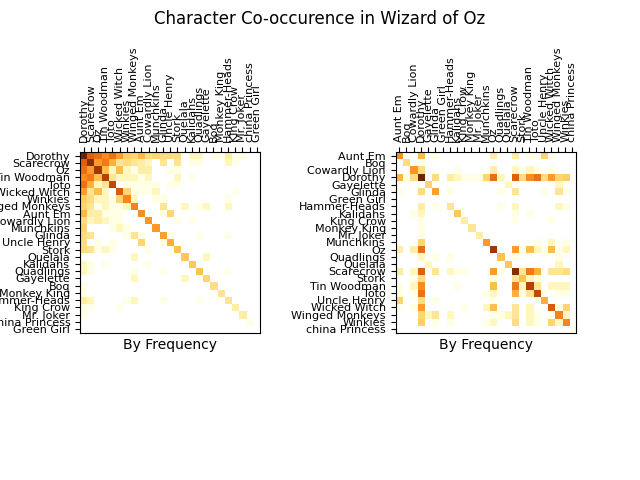

This chart was generated by the following Python code:
import matplotlib
from nltk import sent_tokenize

def matrix(text, cast):
    mtx = []
    for first in cast:
        row = []
        for second in cast:
            count = 0
            for title, chapter in text['chapters'].items():
                for sent in sent_tokenize(chapter):
                    if first in sent and second in sent:
                        count += 1
            row.append(count)
        mtx.append(row)
    return mtx

# Network Diagram
import json
import codecs
import networkx as nx
import numpy as np
import matplotlib.pyplot as plt

with codecs.open('oz.json', 'r', 'utf-8-sig') as data:
    text = json.load(data)
    cast = text['cast']

    # Создаем матрицу с сортировкой по частоте
    mtx = matrix(text, cast)

    # Создание диаграммы
    fig, ax = plt.subplots()
    fig.suptitle('Character Co-occurence in Wizard of Oz', fontsize = 12)
    fig.subplots_adjust(wspace = .75)

    n = len(cast)
    x_tick_marks = np.arange(n)
    y_tick_marks = np.arange(n)

    ax1 = plt.subplot(121)
    ax1.set_xticks(x_tick_marks)
    ax1.set_yticks(y_tick_marks)
    ax1.set_xticklabels(cast, fontsize = 8, rotation = 90)
    ax1.set_yticklabels(cast, fontsize = 8)
    ax1.xaxis.tick_top()
    ax1.set_xlabel("By Frequency")
    plt.imshow(mtx,
               norm = matplotlib.colors.LogNorm(),
               interpolation = 'nearest',
               cmap = 'YlOrBr')

    # По алфавиту
    alpha_cast = sorted(cast)
    alpha_mtx = matrix(text, alpha_cast)

    ax2 = plt.subplot(122)
    ax2.set_xticks(x_tick_marks)
    ax2.set_yticks(y_tick_marks)
    ax2.set_xticklabels(alpha_cast, fontsize = 8, rotation = 90)
    ax2.set_yticklabels(alpha_cast, fontsize = 8)
    ax2.xaxis.tick_top()
    ax2.set_xlabel("By Frequency")
    plt.imshow(alpha_mtx,
               norm = matplotlib.colors.LogNorm(),
               interpolation = 'nearest',
               cmap = 'YlOrBr')

    plt.show()
    plt.savefig('Matrix.png')
